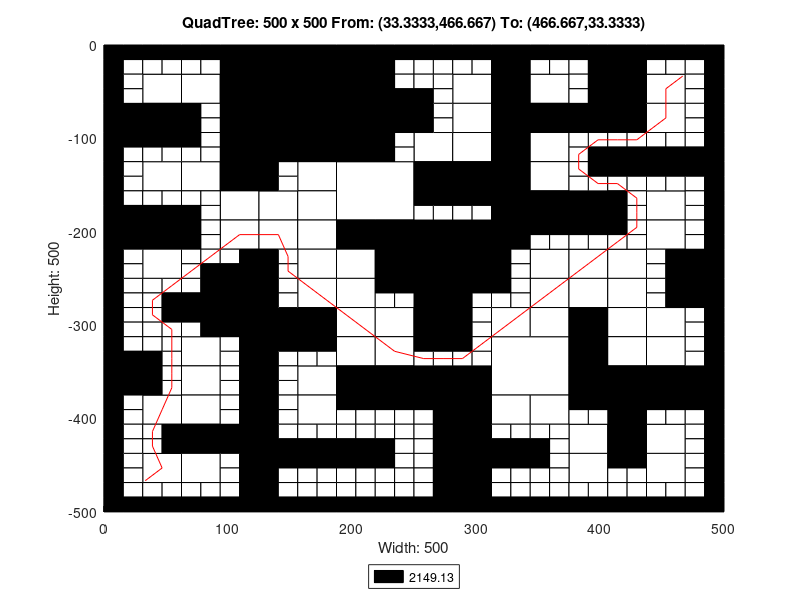

Recreate this plot in MATLAB.
axis([0 500 -500 0]);
title('QuadTree: 500 x 500 From: (33.3333,466.667) To: (466.667,33.3333)');
xlabel('Width: 500');
ylabel('Height: 500');
rectangle('Position',[125 -62.5 62.5 62.5], 'FaceColor',[0 0 0]);
rectangle('Position',[125 -125 62.5 62.5], 'FaceColor',[0 0 0]);
rectangle('Position',[187.5 -187.5 62.5 62.5], 'FaceColor',[1 1 1]);
rectangle('Position',[250 -250 62.5 62.5], 'FaceColor',[0 0 0]);
rectangle('Position',[312.5 -375 62.5 62.5], 'FaceColor',[1 1 1]);
rectangle('Position',[31.25 -62.5 31.25 31.25], 'FaceColor',[1 1 1]);
rectangle('Position',[93.75 -31.25 31.25 31.25], 'FaceColor',[0 0 0]);
rectangle('Position',[62.5 -62.5 31.25 31.25], 'FaceColor',[1 1 1]);
rectangle('Position',[93.75 -62.5 31.25 31.25], 'FaceColor',[0 0 0]);
rectangle('Position',[0 -93.75 31.25 31.25], 'FaceColor',[0 0 0]);
rectangle('Position',[31.25 -93.75 31.25 31.25], 'FaceColor',[0 0 0]);
rectangle('Position',[93.75 -93.75 31.25 31.25], 'FaceColor',[0 0 0]);
rectangle('Position',[93.75 -125 31.25 31.25], 'FaceColor',[0 0 0]);
rectangle('Position',[187.5 -31.25 31.25 31.25], 'FaceColor',[0 0 0]);
rectangle('Position',[187.5 -62.5 31.25 31.25], 'FaceColor',[0 0 0]);
rectangle('Position',[187.5 -93.75 31.25 31.25], 'FaceColor',[0 0 0]);
rectangle('Position',[218.75 -93.75 31.25 31.25], 'FaceColor',[0 0 0]);
rectangle('Position',[187.5 -125 31.25 31.25], 'FaceColor',[0 0 0]);
rectangle('Position',[31.25 -156.25 31.25 31.25], 'FaceColor',[1 1 1]);
rectangle('Position',[62.5 -156.25 31.25 31.25], 'FaceColor',[1 1 1]);
rectangle('Position',[93.75 -156.25 31.25 31.25], 'FaceColor',[0 0 0]);
rectangle('Position',[93.75 -187.5 31.25 31.25], 'FaceColor',[1 1 1]);
rectangle('Position',[0 -218.75 31.25 31.25], 'FaceColor',[0 0 0]);
rectangle('Position',[31.25 -218.75 31.25 31.25], 'FaceColor',[0 0 0]);
rectangle('Position',[31.25 -250 31.25 31.25], 'FaceColor',[1 1 1]);
rectangle('Position',[93.75 -218.75 31.25 31.25], 'FaceColor',[1 1 1]);
rectangle('Position',[156.25 -156.25 31.25 31.25], 'FaceColor',[1 1 1]);
rectangle('Position',[125 -187.5 31.25 31.25], 'FaceColor',[1 1 1]);
rectangle('Position',[156.25 -187.5 31.25 31.25], 'FaceColor',[1 1 1]);
rectangle('Position',[125 -218.75 31.25 31.25], 'FaceColor',[1 1 1]);
rectangle('Position',[156.25 -218.75 31.25 31.25], 'FaceColor',[1 1 1]);
rectangle('Position',[156.25 -250 31.25 31.25], 'FaceColor',[1 1 1]);
rectangle('Position',[187.5 -218.75 31.25 31.25], 'FaceColor',[0 0 0]);
rectangle('Position',[218.75 -218.75 31.25 31.25], 'FaceColor',[0 0 0]);
rectangle('Position',[187.5 -250 31.25 31.25], 'FaceColor',[1 1 1]);
rectangle('Position',[218.75 -250 31.25 31.25], 'FaceColor',[0 0 0]);
rectangle('Position',[281.25 -62.5 31.25 31.25], 'FaceColor',[1 1 1]);
rectangle('Position',[312.5 -31.25 31.25 31.25], 'FaceColor',[0 0 0]);
rectangle('Position',[312.5 -62.5 31.25 31.25], 'FaceColor',[0 0 0]);
rectangle('Position',[343.75 -62.5 31.25 31.25], 'FaceColor',[1 1 1]);
rectangle('Position',[281.25 -93.75 31.25 31.25], 'FaceColor',[1 1 1]);
rectangle('Position',[250 -125 31.25 31.25], 'FaceColor',[1 1 1]);
rectangle('Position',[281.25 -125 31.25 31.25], 'FaceColor',[1 1 1]);
rectangle('Position',[312.5 -93.75 31.25 31.25], 'FaceColor',[0 0 0]);
rectangle('Position',[343.75 -93.75 31.25 31.25], 'FaceColor',[0 0 0]);
rectangle('Position',[312.5 -125 31.25 31.25], 'FaceColor',[0 0 0]);
rectangle('Position',[343.75 -125 31.25 31.25], 'FaceColor',[1 1 1]);
rectangle('Position',[406.25 -31.25 31.25 31.25], 'FaceColor',[0 0 0]);
rectangle('Position',[406.25 -62.5 31.25 31.25], 'FaceColor',[0 0 0]);
rectangle('Position',[437.5 -62.5 31.25 31.25], 'FaceColor',[1 1 1]);
rectangle('Position',[375 -93.75 31.25 31.25], 'FaceColor',[0 0 0]);
rectangle('Position',[406.25 -93.75 31.25 31.25], 'FaceColor',[0 0 0]);
rectangle('Position',[437.5 -93.75 31.25 31.25], 'FaceColor',[1 1 1]);
rectangle('Position',[250 -156.25 31.25 31.25], 'FaceColor',[0 0 0]);
rectangle('Position',[281.25 -156.25 31.25 31.25], 'FaceColor',[0 0 0]);
rectangle('Position',[312.5 -156.25 31.25 31.25], 'FaceColor',[0 0 0]);
rectangle('Position',[343.75 -156.25 31.25 31.25], 'FaceColor',[1 1 1]);
rectangle('Position',[312.5 -187.5 31.25 31.25], 'FaceColor',[0 0 0]);
rectangle('Position',[343.75 -187.5 31.25 31.25], 'FaceColor',[0 0 0]);
rectangle('Position',[312.5 -218.75 31.25 31.25], 'FaceColor',[0 0 0]);
rectangle('Position',[343.75 -250 31.25 31.25], 'FaceColor',[1 1 1]);
rectangle('Position',[375 -187.5 31.25 31.25], 'FaceColor',[0 0 0]);
rectangle('Position',[437.5 -187.5 31.25 31.25], 'FaceColor',[1 1 1]);
rectangle('Position',[375 -250 31.25 31.25], 'FaceColor',[1 1 1]);
rectangle('Position',[406.25 -250 31.25 31.25], 'FaceColor',[1 1 1]);
rectangle('Position',[437.5 -218.75 31.25 31.25], 'FaceColor',[1 1 1]);
rectangle('Position',[468.75 -250 31.25 31.25], 'FaceColor',[0 0 0]);
rectangle('Position',[93.75 -281.25 31.25 31.25], 'FaceColor',[0 0 0]);
rectangle('Position',[93.75 -312.5 31.25 31.25], 'FaceColor',[0 0 0]);
rectangle('Position',[0 -375 31.25 31.25], 'FaceColor',[0 0 0]);
rectangle('Position',[62.5 -343.75 31.25 31.25], 'FaceColor',[1 1 1]);
rectangle('Position',[62.5 -375 31.25 31.25], 'FaceColor',[1 1 1]);
rectangle('Position',[156.25 -281.25 31.25 31.25], 'FaceColor',[1 1 1]);
rectangle('Position',[125 -312.5 31.25 31.25], 'FaceColor',[0 0 0]);
rectangle('Position',[156.25 -312.5 31.25 31.25], 'FaceColor',[0 0 0]);
rectangle('Position',[187.5 -281.25 31.25 31.25], 'FaceColor',[1 1 1]);
rectangle('Position',[187.5 -312.5 31.25 31.25], 'FaceColor',[1 1 1]);
rectangle('Position',[218.75 -312.5 31.25 31.25], 'FaceColor',[1 1 1]);
rectangle('Position',[156.25 -375 31.25 31.25], 'FaceColor',[1 1 1]);
rectangle('Position',[187.5 -343.75 31.25 31.25], 'FaceColor',[1 1 1]);
rectangle('Position',[218.75 -343.75 31.25 31.25], 'FaceColor',[1 1 1]);
rectangle('Position',[187.5 -375 31.25 31.25], 'FaceColor',[0 0 0]);
rectangle('Position',[218.75 -375 31.25 31.25], 'FaceColor',[0 0 0]);
rectangle('Position',[31.25 -406.25 31.25 31.25], 'FaceColor',[1 1 1]);
rectangle('Position',[62.5 -406.25 31.25 31.25], 'FaceColor',[1 1 1]);
rectangle('Position',[62.5 -437.5 31.25 31.25], 'FaceColor',[0 0 0]);
rectangle('Position',[93.75 -437.5 31.25 31.25], 'FaceColor',[0 0 0]);
rectangle('Position',[31.25 -468.75 31.25 31.25], 'FaceColor',[1 1 1]);
rectangle('Position',[62.5 -468.75 31.25 31.25], 'FaceColor',[1 1 1]);
rectangle('Position',[156.25 -406.25 31.25 31.25], 'FaceColor',[1 1 1]);
rectangle('Position',[250 -281.25 31.25 31.25], 'FaceColor',[0 0 0]);
rectangle('Position',[250 -312.5 31.25 31.25], 'FaceColor',[0 0 0]);
rectangle('Position',[343.75 -281.25 31.25 31.25], 'FaceColor',[1 1 1]);
rectangle('Position',[312.5 -312.5 31.25 31.25], 'FaceColor',[1 1 1]);
rectangle('Position',[343.75 -312.5 31.25 31.25], 'FaceColor',[1 1 1]);
rectangle('Position',[250 -375 31.25 31.25], 'FaceColor',[0 0 0]);
rectangle('Position',[281.25 -375 31.25 31.25], 'FaceColor',[0 0 0]);
rectangle('Position',[375 -281.25 31.25 31.25], 'FaceColor',[1 1 1]);
rectangle('Position',[406.25 -281.25 31.25 31.25], 'FaceColor',[1 1 1]);
rectangle('Position',[375 -312.5 31.25 31.25], 'FaceColor',[0 0 0]);
rectangle('Position',[406.25 -312.5 31.25 31.25], 'FaceColor',[1 1 1]);
rectangle('Position',[468.75 -281.25 31.25 31.25], 'FaceColor',[0 0 0]);
rectangle('Position',[437.5 -312.5 31.25 31.25], 'FaceColor',[1 1 1]);
rectangle('Position',[375 -343.75 31.25 31.25], 'FaceColor',[0 0 0]);
rectangle('Position',[406.25 -343.75 31.25 31.25], 'FaceColor',[1 1 1]);
rectangle('Position',[375 -375 31.25 31.25], 'FaceColor',[0 0 0]);
rectangle('Position',[406.25 -375 31.25 31.25], 'FaceColor',[0 0 0]);
rectangle('Position',[437.5 -343.75 31.25 31.25], 'FaceColor',[1 1 1]);
rectangle('Position',[437.5 -375 31.25 31.25], 'FaceColor',[0 0 0]);
rectangle('Position',[468.75 -375 31.25 31.25], 'FaceColor',[0 0 0]);
rectangle('Position',[281.25 -406.25 31.25 31.25], 'FaceColor',[0 0 0]);
rectangle('Position',[281.25 -437.5 31.25 31.25], 'FaceColor',[0 0 0]);
rectangle('Position',[312.5 -406.25 31.25 31.25], 'FaceColor',[1 1 1]);
rectangle('Position',[343.75 -406.25 31.25 31.25], 'FaceColor',[1 1 1]);
rectangle('Position',[281.25 -468.75 31.25 31.25], 'FaceColor',[0 0 0]);
rectangle('Position',[281.25 -500 31.25 31.25], 'FaceColor',[0 0 0]);
rectangle('Position',[406.25 -406.25 31.25 31.25], 'FaceColor',[0 0 0]);
rectangle('Position',[375 -437.5 31.25 31.25], 'FaceColor',[1 1 1]);
rectangle('Position',[406.25 -437.5 31.25 31.25], 'FaceColor',[0 0 0]);
rectangle('Position',[437.5 -437.5 31.25 31.25], 'FaceColor',[1 1 1]);
rectangle('Position',[375 -468.75 31.25 31.25], 'FaceColor',[1 1 1]);
rectangle('Position',[437.5 -468.75 31.25 31.25], 'FaceColor',[1 1 1]);
rectangle('Position',[0 -15.625 15.625 15.625], 'FaceColor',[0 0 0]);
rectangle('Position',[15.625 -15.625 15.625 15.625], 'FaceColor',[0 0 0]);
rectangle('Position',[0 -31.25 15.625 15.625], 'FaceColor',[0 0 0]);
rectangle('Position',[15.625 -31.25 15.625 15.625], 'FaceColor',[1 1 1]);
rectangle('Position',[31.25 -15.625 15.625 15.625], 'FaceColor',[0 0 0]);
rectangle('Position',[46.875 -15.625 15.625 15.625], 'FaceColor',[0 0 0]);
rectangle('Position',[31.25 -31.25 15.625 15.625], 'FaceColor',[1 1 1]);
rectangle('Position',[46.875 -31.25 15.625 15.625], 'FaceColor',[1 1 1]);
rectangle('Position',[0 -46.875 15.625 15.625], 'FaceColor',[0 0 0]);
rectangle('Position',[15.625 -46.875 15.625 15.625], 'FaceColor',[1 1 1]);
rectangle('Position',[0 -62.5 15.625 15.625], 'FaceColor',[0 0 0]);
rectangle('Position',[15.625 -62.5 15.625 15.625], 'FaceColor',[1 1 1]);
rectangle('Position',[62.5 -15.625 15.625 15.625], 'FaceColor',[0 0 0]);
rectangle('Position',[78.125 -15.625 15.625 15.625], 'FaceColor',[0 0 0]);
rectangle('Position',[62.5 -31.25 15.625 15.625], 'FaceColor',[1 1 1]);
rectangle('Position',[78.125 -31.25 15.625 15.625], 'FaceColor',[1 1 1]);
rectangle('Position',[0 -109.375 15.625 15.625], 'FaceColor',[0 0 0]);
rectangle('Position',[15.625 -109.375 15.625 15.625], 'FaceColor',[0 0 0]);
rectangle('Position',[0 -125 15.625 15.625], 'FaceColor',[0 0 0]);
rectangle('Position',[15.625 -125 15.625 15.625], 'FaceColor',[1 1 1]);
rectangle('Position',[31.25 -109.375 15.625 15.625], 'FaceColor',[0 0 0]);
rectangle('Position',[46.875 -109.375 15.625 15.625], 'FaceColor',[0 0 0]);
rectangle('Position',[31.25 -125 15.625 15.625], 'FaceColor',[1 1 1]);
rectangle('Position',[46.875 -125 15.625 15.625], 'FaceColor',[1 1 1]);
rectangle('Position',[62.5 -78.125 15.625 15.625], 'FaceColor',[0 0 0]);
rectangle('Position',[78.125 -78.125 15.625 15.625], 'FaceColor',[1 1 1]);
rectangle('Position',[62.5 -93.75 15.625 15.625], 'FaceColor',[0 0 0]);
rectangle('Position',[78.125 -93.75 15.625 15.625], 'FaceColor',[1 1 1]);
rectangle('Position',[62.5 -109.375 15.625 15.625], 'FaceColor',[0 0 0]);
rectangle('Position',[78.125 -109.375 15.625 15.625], 'FaceColor',[1 1 1]);
rectangle('Position',[62.5 -125 15.625 15.625], 'FaceColor',[1 1 1]);
rectangle('Position',[78.125 -125 15.625 15.625], 'FaceColor',[1 1 1]);
rectangle('Position',[218.75 -15.625 15.625 15.625], 'FaceColor',[0 0 0]);
rectangle('Position',[234.375 -15.625 15.625 15.625], 'FaceColor',[0 0 0]);
rectangle('Position',[218.75 -31.25 15.625 15.625], 'FaceColor',[0 0 0]);
rectangle('Position',[234.375 -31.25 15.625 15.625], 'FaceColor',[1 1 1]);
rectangle('Position',[218.75 -46.875 15.625 15.625], 'FaceColor',[0 0 0]);
rectangle('Position',[234.375 -46.875 15.625 15.625], 'FaceColor',[1 1 1]);
rectangle('Position',[218.75 -62.5 15.625 15.625], 'FaceColor',[0 0 0]);
rectangle('Position',[234.375 -62.5 15.625 15.625], 'FaceColor',[0 0 0]);
rectangle('Position',[218.75 -109.375 15.625 15.625], 'FaceColor',[0 0 0]);
rectangle('Position',[234.375 -109.375 15.625 15.625], 'FaceColor',[1 1 1]);
rectangle('Position',[218.75 -125 15.625 15.625], 'FaceColor',[0 0 0]);
rectangle('Position',[234.375 -125 15.625 15.625], 'FaceColor',[1 1 1]);
rectangle('Position',[0 -140.625 15.625 15.625], 'FaceColor',[0 0 0]);
rectangle('Position',[15.625 -140.625 15.625 15.625], 'FaceColor',[1 1 1]);
rectangle('Position',[0 -156.25 15.625 15.625], 'FaceColor',[0 0 0]);
rectangle('Position',[15.625 -156.25 15.625 15.625], 'FaceColor',[1 1 1]);
rectangle('Position',[0 -171.875 15.625 15.625], 'FaceColor',[0 0 0]);
rectangle('Position',[15.625 -171.875 15.625 15.625], 'FaceColor',[1 1 1]);
rectangle('Position',[0 -187.5 15.625 15.625], 'FaceColor',[0 0 0]);
rectangle('Position',[15.625 -187.5 15.625 15.625], 'FaceColor',[0 0 0]);
rectangle('Position',[31.25 -171.875 15.625 15.625], 'FaceColor',[1 1 1]);
rectangle('Position',[46.875 -171.875 15.625 15.625], 'FaceColor',[1 1 1]);
rectangle('Position',[31.25 -187.5 15.625 15.625], 'FaceColor',[0 0 0]);
rectangle('Position',[46.875 -187.5 15.625 15.625], 'FaceColor',[0 0 0]);
rectangle('Position',[62.5 -171.875 15.625 15.625], 'FaceColor',[1 1 1]);
rectangle('Position',[78.125 -171.875 15.625 15.625], 'FaceColor',[1 1 1]);
rectangle('Position',[62.5 -187.5 15.625 15.625], 'FaceColor',[0 0 0]);
rectangle('Position',[78.125 -187.5 15.625 15.625], 'FaceColor',[1 1 1]);
rectangle('Position',[0 -234.375 15.625 15.625], 'FaceColor',[0 0 0]);
rectangle('Position',[15.625 -234.375 15.625 15.625], 'FaceColor',[1 1 1]);
rectangle('Position',[0 -250 15.625 15.625], 'FaceColor',[0 0 0]);
rectangle('Position',[15.625 -250 15.625 15.625], 'FaceColor',[1 1 1]);
rectangle('Position',[62.5 -203.125 15.625 15.625], 'FaceColor',[0 0 0]);
rectangle('Position',[78.125 -203.125 15.625 15.625], 'FaceColor',[1 1 1]);
rectangle('Position',[62.5 -218.75 15.625 15.625], 'FaceColor',[0 0 0]);
rectangle('Position',[78.125 -218.75 15.625 15.625], 'FaceColor',[1 1 1]);
rectangle('Position',[62.5 -234.375 15.625 15.625], 'FaceColor',[1 1 1]);
rectangle('Position',[78.125 -234.375 15.625 15.625], 'FaceColor',[1 1 1]);
rectangle('Position',[62.5 -250 15.625 15.625], 'FaceColor',[1 1 1]);
rectangle('Position',[78.125 -250 15.625 15.625], 'FaceColor',[0 0 0]);
rectangle('Position',[93.75 -234.375 15.625 15.625], 'FaceColor',[1 1 1]);
rectangle('Position',[109.375 -234.375 15.625 15.625], 'FaceColor',[0 0 0]);
rectangle('Position',[93.75 -250 15.625 15.625], 'FaceColor',[0 0 0]);
rectangle('Position',[109.375 -250 15.625 15.625], 'FaceColor',[0 0 0]);
rectangle('Position',[125 -140.625 15.625 15.625], 'FaceColor',[0 0 0]);
rectangle('Position',[140.625 -140.625 15.625 15.625], 'FaceColor',[1 1 1]);
rectangle('Position',[125 -156.25 15.625 15.625], 'FaceColor',[0 0 0]);
rectangle('Position',[140.625 -156.25 15.625 15.625], 'FaceColor',[1 1 1]);
rectangle('Position',[125 -234.375 15.625 15.625], 'FaceColor',[0 0 0]);
rectangle('Position',[140.625 -234.375 15.625 15.625], 'FaceColor',[1 1 1]);
rectangle('Position',[125 -250 15.625 15.625], 'FaceColor',[0 0 0]);
rectangle('Position',[140.625 -250 15.625 15.625], 'FaceColor',[1 1 1]);
rectangle('Position',[250 -15.625 15.625 15.625], 'FaceColor',[0 0 0]);
rectangle('Position',[265.625 -15.625 15.625 15.625], 'FaceColor',[0 0 0]);
rectangle('Position',[250 -31.25 15.625 15.625], 'FaceColor',[1 1 1]);
rectangle('Position',[265.625 -31.25 15.625 15.625], 'FaceColor',[1 1 1]);
rectangle('Position',[281.25 -15.625 15.625 15.625], 'FaceColor',[0 0 0]);
rectangle('Position',[296.875 -15.625 15.625 15.625], 'FaceColor',[0 0 0]);
rectangle('Position',[281.25 -31.25 15.625 15.625], 'FaceColor',[1 1 1]);
rectangle('Position',[296.875 -31.25 15.625 15.625], 'FaceColor',[1 1 1]);
rectangle('Position',[250 -46.875 15.625 15.625], 'FaceColor',[1 1 1]);
rectangle('Position',[265.625 -46.875 15.625 15.625], 'FaceColor',[1 1 1]);
rectangle('Position',[250 -62.5 15.625 15.625], 'FaceColor',[0 0 0]);
rectangle('Position',[265.625 -62.5 15.625 15.625], 'FaceColor',[1 1 1]);
rectangle('Position',[343.75 -15.625 15.625 15.625], 'FaceColor',[0 0 0]);
rectangle('Position',[359.375 -15.625 15.625 15.625], 'FaceColor',[0 0 0]);
rectangle('Position',[343.75 -31.25 15.625 15.625], 'FaceColor',[1 1 1]);
rectangle('Position',[359.375 -31.25 15.625 15.625], 'FaceColor',[1 1 1]);
rectangle('Position',[250 -78.125 15.625 15.625], 'FaceColor',[0 0 0]);
rectangle('Position',[265.625 -78.125 15.625 15.625], 'FaceColor',[1 1 1]);
rectangle('Position',[250 -93.75 15.625 15.625], 'FaceColor',[0 0 0]);
rectangle('Position',[265.625 -93.75 15.625 15.625], 'FaceColor',[1 1 1]);
rectangle('Position',[375 -15.625 15.625 15.625], 'FaceColor',[0 0 0]);
rectangle('Position',[390.625 -15.625 15.625 15.625], 'FaceColor',[0 0 0]);
rectangle('Position',[375 -31.25 15.625 15.625], 'FaceColor',[1 1 1]);
rectangle('Position',[390.625 -31.25 15.625 15.625], 'FaceColor',[0 0 0]);
rectangle('Position',[375 -46.875 15.625 15.625], 'FaceColor',[1 1 1]);
rectangle('Position',[390.625 -46.875 15.625 15.625], 'FaceColor',[0 0 0]);
rectangle('Position',[375 -62.5 15.625 15.625], 'FaceColor',[1 1 1]);
rectangle('Position',[390.625 -62.5 15.625 15.625], 'FaceColor',[0 0 0]);
rectangle('Position',[437.5 -15.625 15.625 15.625], 'FaceColor',[0 0 0]);
rectangle('Position',[453.125 -15.625 15.625 15.625], 'FaceColor',[0 0 0]);
rectangle('Position',[437.5 -31.25 15.625 15.625], 'FaceColor',[1 1 1]);
rectangle('Position',[453.125 -31.25 15.625 15.625], 'FaceColor',[1 1 1]);
rectangle('Position',[468.75 -15.625 15.625 15.625], 'FaceColor',[0 0 0]);
rectangle('Position',[484.375 -15.625 15.625 15.625], 'FaceColor',[0 0 0]);
rectangle('Position',[468.75 -31.25 15.625 15.625], 'FaceColor',[1 1 1]);
rectangle('Position',[484.375 -31.25 15.625 15.625], 'FaceColor',[0 0 0]);
rectangle('Position',[468.75 -46.875 15.625 15.625], 'FaceColor',[1 1 1]);
rectangle('Position',[484.375 -46.875 15.625 15.625], 'FaceColor',[0 0 0]);
rectangle('Position',[468.75 -62.5 15.625 15.625], 'FaceColor',[1 1 1]);
rectangle('Position',[484.375 -62.5 15.625 15.625], 'FaceColor',[0 0 0]);
rectangle('Position',[375 -109.375 15.625 15.625], 'FaceColor',[1 1 1]);
rectangle('Position',[390.625 -109.375 15.625 15.625], 'FaceColor',[1 1 1]);
rectangle('Position',[375 -125 15.625 15.625], 'FaceColor',[1 1 1]);
rectangle('Position',[390.625 -125 15.625 15.625], 'FaceColor',[0 0 0]);
rectangle('Position',[406.25 -109.375 15.625 15.625], 'FaceColor',[1 1 1]);
rectangle('Position',[421.875 -109.375 15.625 15.625], 'FaceColor',[1 1 1]);
rectangle('Position',[406.25 -125 15.625 15.625], 'FaceColor',[0 0 0]);
rectangle('Position',[421.875 -125 15.625 15.625], 'FaceColor',[0 0 0]);
rectangle('Position',[468.75 -78.125 15.625 15.625], 'FaceColor',[1 1 1]);
rectangle('Position',[484.375 -78.125 15.625 15.625], 'FaceColor',[0 0 0]);
rectangle('Position',[468.75 -93.75 15.625 15.625], 'FaceColor',[1 1 1]);
rectangle('Position',[484.375 -93.75 15.625 15.625], 'FaceColor',[0 0 0]);
rectangle('Position',[437.5 -109.375 15.625 15.625], 'FaceColor',[1 1 1]);
rectangle('Position',[453.125 -109.375 15.625 15.625], 'FaceColor',[1 1 1]);
rectangle('Position',[437.5 -125 15.625 15.625], 'FaceColor',[0 0 0]);
rectangle('Position',[453.125 -125 15.625 15.625], 'FaceColor',[0 0 0]);
rectangle('Position',[468.75 -109.375 15.625 15.625], 'FaceColor',[1 1 1]);
rectangle('Position',[484.375 -109.375 15.625 15.625], 'FaceColor',[0 0 0]);
rectangle('Position',[468.75 -125 15.625 15.625], 'FaceColor',[0 0 0]);
rectangle('Position',[484.375 -125 15.625 15.625], 'FaceColor',[0 0 0]);
rectangle('Position',[250 -171.875 15.625 15.625], 'FaceColor',[0 0 0]);
rectangle('Position',[265.625 -171.875 15.625 15.625], 'FaceColor',[0 0 0]);
rectangle('Position',[250 -187.5 15.625 15.625], 'FaceColor',[1 1 1]);
rectangle('Position',[265.625 -187.5 15.625 15.625], 'FaceColor',[1 1 1]);
rectangle('Position',[281.25 -171.875 15.625 15.625], 'FaceColor',[0 0 0]);
rectangle('Position',[296.875 -171.875 15.625 15.625], 'FaceColor',[0 0 0]);
rectangle('Position',[281.25 -187.5 15.625 15.625], 'FaceColor',[1 1 1]);
rectangle('Position',[296.875 -187.5 15.625 15.625], 'FaceColor',[1 1 1]);
rectangle('Position',[343.75 -203.125 15.625 15.625], 'FaceColor',[0 0 0]);
rectangle('Position',[359.375 -203.125 15.625 15.625], 'FaceColor',[0 0 0]);
rectangle('Position',[343.75 -218.75 15.625 15.625], 'FaceColor',[1 1 1]);
rectangle('Position',[359.375 -218.75 15.625 15.625], 'FaceColor',[1 1 1]);
rectangle('Position',[312.5 -234.375 15.625 15.625], 'FaceColor',[0 0 0]);
rectangle('Position',[328.125 -234.375 15.625 15.625], 'FaceColor',[1 1 1]);
rectangle('Position',[312.5 -250 15.625 15.625], 'FaceColor',[0 0 0]);
rectangle('Position',[328.125 -250 15.625 15.625], 'FaceColor',[1 1 1]);
rectangle('Position',[375 -140.625 15.625 15.625], 'FaceColor',[1 1 1]);
rectangle('Position',[390.625 -140.625 15.625 15.625], 'FaceColor',[0 0 0]);
rectangle('Position',[375 -156.25 15.625 15.625], 'FaceColor',[1 1 1]);
rectangle('Position',[390.625 -156.25 15.625 15.625], 'FaceColor',[1 1 1]);
rectangle('Position',[406.25 -140.625 15.625 15.625], 'FaceColor',[0 0 0]);
rectangle('Position',[421.875 -140.625 15.625 15.625], 'FaceColor',[0 0 0]);
rectangle('Position',[406.25 -156.25 15.625 15.625], 'FaceColor',[1 1 1]);
rectangle('Position',[421.875 -156.25 15.625 15.625], 'FaceColor',[1 1 1]);
rectangle('Position',[406.25 -171.875 15.625 15.625], 'FaceColor',[0 0 0]);
rectangle('Position',[421.875 -171.875 15.625 15.625], 'FaceColor',[1 1 1]);
rectangle('Position',[406.25 -187.5 15.625 15.625], 'FaceColor',[0 0 0]);
rectangle('Position',[421.875 -187.5 15.625 15.625], 'FaceColor',[1 1 1]);
rectangle('Position',[437.5 -140.625 15.625 15.625], 'FaceColor',[0 0 0]);
rectangle('Position',[453.125 -140.625 15.625 15.625], 'FaceColor',[0 0 0]);
rectangle('Position',[437.5 -156.25 15.625 15.625], 'FaceColor',[1 1 1]);
rectangle('Position',[453.125 -156.25 15.625 15.625], 'FaceColor',[1 1 1]);
rectangle('Position',[468.75 -140.625 15.625 15.625], 'FaceColor',[0 0 0]);
rectangle('Position',[484.375 -140.625 15.625 15.625], 'FaceColor',[0 0 0]);
rectangle('Position',[468.75 -156.25 15.625 15.625], 'FaceColor',[1 1 1]);
rectangle('Position',[484.375 -156.25 15.625 15.625], 'FaceColor',[0 0 0]);
rectangle('Position',[468.75 -171.875 15.625 15.625], 'FaceColor',[1 1 1]);
rectangle('Position',[484.375 -171.875 15.625 15.625], 'FaceColor',[0 0 0]);
rectangle('Position',[468.75 -187.5 15.625 15.625], 'FaceColor',[1 1 1]);
rectangle('Position',[484.375 -187.5 15.625 15.625], 'FaceColor',[0 0 0]);
rectangle('Position',[375 -203.125 15.625 15.625], 'FaceColor',[0 0 0]);
rectangle('Position',[390.625 -203.125 15.625 15.625], 'FaceColor',[0 0 0]);
rectangle('Position',[375 -218.75 15.625 15.625], 'FaceColor',[1 1 1]);
rectangle('Position',[390.625 -218.75 15.625 15.625], 'FaceColor',[1 1 1]);
rectangle('Position',[406.25 -203.125 15.625 15.625], 'FaceColor',[0 0 0]);
rectangle('Position',[421.875 -203.125 15.625 15.625], 'FaceColor',[1 1 1]);
rectangle('Position',[406.25 -218.75 15.625 15.625], 'FaceColor',[1 1 1]);
rectangle('Position',[421.875 -218.75 15.625 15.625], 'FaceColor',[1 1 1]);
rectangle('Position',[468.75 -203.125 15.625 15.625], 'FaceColor',[1 1 1]);
rectangle('Position',[484.375 -203.125 15.625 15.625], 'FaceColor',[0 0 0]);
rectangle('Position',[468.75 -218.75 15.625 15.625], 'FaceColor',[1 1 1]);
rectangle('Position',[484.375 -218.75 15.625 15.625], 'FaceColor',[0 0 0]);
rectangle('Position',[437.5 -234.375 15.625 15.625], 'FaceColor',[1 1 1]);
rectangle('Position',[453.125 -234.375 15.625 15.625], 'FaceColor',[0 0 0]);
rectangle('Position',[437.5 -250 15.625 15.625], 'FaceColor',[1 1 1]);
rectangle('Position',[453.125 -250 15.625 15.625], 'FaceColor',[0 0 0]);
rectangle('Position',[0 -265.625 15.625 15.625], 'FaceColor',[0 0 0]);
rectangle('Position',[15.625 -265.625 15.625 15.625], 'FaceColor',[1 1 1]);
rectangle('Position',[0 -281.25 15.625 15.625], 'FaceColor',[0 0 0]);
rectangle('Position',[15.625 -281.25 15.625 15.625], 'FaceColor',[1 1 1]);
rectangle('Position',[31.25 -265.625 15.625 15.625], 'FaceColor',[1 1 1]);
rectangle('Position',[46.875 -265.625 15.625 15.625], 'FaceColor',[1 1 1]);
rectangle('Position',[31.25 -281.25 15.625 15.625], 'FaceColor',[1 1 1]);
rectangle('Position',[46.875 -281.25 15.625 15.625], 'FaceColor',[0 0 0]);
rectangle('Position',[0 -296.875 15.625 15.625], 'FaceColor',[0 0 0]);
rectangle('Position',[15.625 -296.875 15.625 15.625], 'FaceColor',[1 1 1]);
rectangle('Position',[0 -312.5 15.625 15.625], 'FaceColor',[0 0 0]);
rectangle('Position',[15.625 -312.5 15.625 15.625], 'FaceColor',[1 1 1]);
rectangle('Position',[31.25 -296.875 15.625 15.625], 'FaceColor',[1 1 1]);
rectangle('Position',[46.875 -296.875 15.625 15.625], 'FaceColor',[0 0 0]);
rectangle('Position',[31.25 -312.5 15.625 15.625], 'FaceColor',[1 1 1]);
rectangle('Position',[46.875 -312.5 15.625 15.625], 'FaceColor',[1 1 1]);
rectangle('Position',[62.5 -265.625 15.625 15.625], 'FaceColor',[1 1 1]);
rectangle('Position',[78.125 -265.625 15.625 15.625], 'FaceColor',[0 0 0]);
rectangle('Position',[62.5 -281.25 15.625 15.625], 'FaceColor',[0 0 0]);
rectangle('Position',[78.125 -281.25 15.625 15.625], 'FaceColor',[0 0 0]);
rectangle('Position',[62.5 -296.875 15.625 15.625], 'FaceColor',[0 0 0]);
rectangle('Position',[78.125 -296.875 15.625 15.625], 'FaceColor',[0 0 0]);
rectangle('Position',[62.5 -312.5 15.625 15.625], 'FaceColor',[1 1 1]);
rectangle('Position',[78.125 -312.5 15.625 15.625], 'FaceColor',[0 0 0]);
rectangle('Position',[0 -328.125 15.625 15.625], 'FaceColor',[0 0 0]);
rectangle('Position',[15.625 -328.125 15.625 15.625], 'FaceColor',[1 1 1]);
rectangle('Position',[0 -343.75 15.625 15.625], 'FaceColor',[0 0 0]);
rectangle('Position',[15.625 -343.75 15.625 15.625], 'FaceColor',[0 0 0]);
rectangle('Position',[31.25 -328.125 15.625 15.625], 'FaceColor',[1 1 1]);
rectangle('Position',[46.875 -328.125 15.625 15.625], 'FaceColor',[1 1 1]);
rectangle('Position',[31.25 -343.75 15.625 15.625], 'FaceColor',[0 0 0]);
rectangle('Position',[46.875 -343.75 15.625 15.625], 'FaceColor',[1 1 1]);
rectangle('Position',[31.25 -359.375 15.625 15.625], 'FaceColor',[0 0 0]);
rectangle('Position',[46.875 -359.375 15.625 15.625], 'FaceColor',[1 1 1]);
rectangle('Position',[31.25 -375 15.625 15.625], 'FaceColor',[0 0 0]);
rectangle('Position',[46.875 -375 15.625 15.625], 'FaceColor',[1 1 1]);
rectangle('Position',[93.75 -328.125 15.625 15.625], 'FaceColor',[1 1 1]);
rectangle('Position',[109.375 -328.125 15.625 15.625], 'FaceColor',[0 0 0]);
rectangle('Position',[93.75 -343.75 15.625 15.625], 'FaceColor',[1 1 1]);
rectangle('Position',[109.375 -343.75 15.625 15.625], 'FaceColor',[0 0 0]);
rectangle('Position',[93.75 -359.375 15.625 15.625], 'FaceColor',[1 1 1]);
rectangle('Position',[109.375 -359.375 15.625 15.625], 'FaceColor',[0 0 0]);
rectangle('Position',[93.75 -375 15.625 15.625], 'FaceColor',[1 1 1]);
rectangle('Position',[109.375 -375 15.625 15.625], 'FaceColor',[0 0 0]);
rectangle('Position',[125 -265.625 15.625 15.625], 'FaceColor',[0 0 0]);
rectangle('Position',[140.625 -265.625 15.625 15.625], 'FaceColor',[1 1 1]);
rectangle('Position',[125 -281.25 15.625 15.625], 'FaceColor',[0 0 0]);
rectangle('Position',[140.625 -281.25 15.625 15.625], 'FaceColor',[1 1 1]);
rectangle('Position',[218.75 -265.625 15.625 15.625], 'FaceColor',[0 0 0]);
rectangle('Position',[234.375 -265.625 15.625 15.625], 'FaceColor',[0 0 0]);
rectangle('Position',[218.75 -281.25 15.625 15.625], 'FaceColor',[1 1 1]);
rectangle('Position',[234.375 -281.25 15.625 15.625], 'FaceColor',[1 1 1]);
rectangle('Position',[125 -328.125 15.625 15.625], 'FaceColor',[0 0 0]);
rectangle('Position',[140.625 -328.125 15.625 15.625], 'FaceColor',[0 0 0]);
rectangle('Position',[125 -343.75 15.625 15.625], 'FaceColor',[0 0 0]);
rectangle('Position',[140.625 -343.75 15.625 15.625], 'FaceColor',[1 1 1]);
rectangle('Position',[156.25 -328.125 15.625 15.625], 'FaceColor',[0 0 0]);
rectangle('Position',[171.875 -328.125 15.625 15.625], 'FaceColor',[0 0 0]);
rectangle('Position',[156.25 -343.75 15.625 15.625], 'FaceColor',[1 1 1]);
rectangle('Position',[171.875 -343.75 15.625 15.625], 'FaceColor',[1 1 1]);
rectangle('Position',[125 -359.375 15.625 15.625], 'FaceColor',[0 0 0]);
rectangle('Position',[140.625 -359.375 15.625 15.625], 'FaceColor',[1 1 1]);
rectangle('Position',[125 -375 15.625 15.625], 'FaceColor',[0 0 0]);
rectangle('Position',[140.625 -375 15.625 15.625], 'FaceColor',[1 1 1]);
rectangle('Position',[0 -390.625 15.625 15.625], 'FaceColor',[0 0 0]);
rectangle('Position',[15.625 -390.625 15.625 15.625], 'FaceColor',[1 1 1]);
rectangle('Position',[0 -406.25 15.625 15.625], 'FaceColor',[0 0 0]);
rectangle('Position',[15.625 -406.25 15.625 15.625], 'FaceColor',[1 1 1]);
rectangle('Position',[0 -421.875 15.625 15.625], 'FaceColor',[0 0 0]);
rectangle('Position',[15.625 -421.875 15.625 15.625], 'FaceColor',[1 1 1]);
rectangle('Position',[0 -437.5 15.625 15.625], 'FaceColor',[0 0 0]);
rectangle('Position',[15.625 -437.5 15.625 15.625], 'FaceColor',[1 1 1]);
rectangle('Position',[31.25 -421.875 15.625 15.625], 'FaceColor',[1 1 1]);
rectangle('Position',[46.875 -421.875 15.625 15.625], 'FaceColor',[0 0 0]);
rectangle('Position',[31.25 -437.5 15.625 15.625], 'FaceColor',[1 1 1]);
rectangle('Position',[46.875 -437.5 15.625 15.625], 'FaceColor',[0 0 0]);
rectangle('Position',[93.75 -390.625 15.625 15.625], 'FaceColor',[1 1 1]);
rectangle('Position',[109.375 -390.625 15.625 15.625], 'FaceColor',[0 0 0]);
rectangle('Position',[93.75 -406.25 15.625 15.625], 'FaceColor',[1 1 1]);
rectangle('Position',[109.375 -406.25 15.625 15.625], 'FaceColor',[0 0 0]);
rectangle('Position',[0 -453.125 15.625 15.625], 'FaceColor',[0 0 0]);
rectangle('Position',[15.625 -453.125 15.625 15.625], 'FaceColor',[1 1 1]);
rectangle('Position',[0 -468.75 15.625 15.625], 'FaceColor',[0 0 0]);
rectangle('Position',[15.625 -468.75 15.625 15.625], 'FaceColor',[1 1 1]);
rectangle('Position',[0 -484.375 15.625 15.625], 'FaceColor',[0 0 0]);
rectangle('Position',[15.625 -484.375 15.625 15.625], 'FaceColor',[1 1 1]);
rectangle('Position',[0 -500 15.625 15.625], 'FaceColor',[0 0 0]);
rectangle('Position',[15.625 -500 15.625 15.625], 'FaceColor',[0 0 0]);
rectangle('Position',[31.25 -484.375 15.625 15.625], 'FaceColor',[1 1 1]);
rectangle('Position',[46.875 -484.375 15.625 15.625], 'FaceColor',[1 1 1]);
rectangle('Position',[31.25 -500 15.625 15.625], 'FaceColor',[0 0 0]);
rectangle('Position',[46.875 -500 15.625 15.625], 'FaceColor',[0 0 0]);
rectangle('Position',[93.75 -453.125 15.625 15.625], 'FaceColor',[1 1 1]);
rectangle('Position',[109.375 -453.125 15.625 15.625], 'FaceColor',[0 0 0]);
rectangle('Position',[93.75 -468.75 15.625 15.625], 'FaceColor',[1 1 1]);
rectangle('Position',[109.375 -468.75 15.625 15.625], 'FaceColor',[0 0 0]);
rectangle('Position',[62.5 -484.375 15.625 15.625], 'FaceColor',[1 1 1]);
rectangle('Position',[78.125 -484.375 15.625 15.625], 'FaceColor',[1 1 1]);
rectangle('Position',[62.5 -500 15.625 15.625], 'FaceColor',[0 0 0]);
rectangle('Position',[78.125 -500 15.625 15.625], 'FaceColor',[0 0 0]);
rectangle('Position',[93.75 -484.375 15.625 15.625], 'FaceColor',[1 1 1]);
rectangle('Position',[109.375 -484.375 15.625 15.625], 'FaceColor',[0 0 0]);
rectangle('Position',[93.75 -500 15.625 15.625], 'FaceColor',[0 0 0]);
rectangle('Position',[109.375 -500 15.625 15.625], 'FaceColor',[0 0 0]);
rectangle('Position',[125 -390.625 15.625 15.625], 'FaceColor',[0 0 0]);
rectangle('Position',[140.625 -390.625 15.625 15.625], 'FaceColor',[1 1 1]);
rectangle('Position',[125 -406.25 15.625 15.625], 'FaceColor',[0 0 0]);
rectangle('Position',[140.625 -406.25 15.625 15.625], 'FaceColor',[1 1 1]);
rectangle('Position',[125 -421.875 15.625 15.625], 'FaceColor',[0 0 0]);
rectangle('Position',[140.625 -421.875 15.625 15.625], 'FaceColor',[1 1 1]);
rectangle('Position',[125 -437.5 15.625 15.625], 'FaceColor',[0 0 0]);
rectangle('Position',[140.625 -437.5 15.625 15.625], 'FaceColor',[0 0 0]);
rectangle('Position',[156.25 -421.875 15.625 15.625], 'FaceColor',[1 1 1]);
rectangle('Position',[171.875 -421.875 15.625 15.625], 'FaceColor',[1 1 1]);
rectangle('Position',[156.25 -437.5 15.625 15.625], 'FaceColor',[0 0 0]);
rectangle('Position',[171.875 -437.5 15.625 15.625], 'FaceColor',[0 0 0]);
rectangle('Position',[187.5 -390.625 15.625 15.625], 'FaceColor',[0 0 0]);
rectangle('Position',[203.125 -390.625 15.625 15.625], 'FaceColor',[0 0 0]);
rectangle('Position',[187.5 -406.25 15.625 15.625], 'FaceColor',[1 1 1]);
rectangle('Position',[203.125 -406.25 15.625 15.625], 'FaceColor',[1 1 1]);
rectangle('Position',[218.75 -390.625 15.625 15.625], 'FaceColor',[0 0 0]);
rectangle('Position',[234.375 -390.625 15.625 15.625], 'FaceColor',[0 0 0]);
rectangle('Position',[218.75 -406.25 15.625 15.625], 'FaceColor',[1 1 1]);
rectangle('Position',[234.375 -406.25 15.625 15.625], 'FaceColor',[1 1 1]);
rectangle('Position',[187.5 -421.875 15.625 15.625], 'FaceColor',[1 1 1]);
rectangle('Position',[203.125 -421.875 15.625 15.625], 'FaceColor',[1 1 1]);
rectangle('Position',[187.5 -437.5 15.625 15.625], 'FaceColor',[0 0 0]);
rectangle('Position',[203.125 -437.5 15.625 15.625], 'FaceColor',[0 0 0]);
rectangle('Position',[218.75 -421.875 15.625 15.625], 'FaceColor',[1 1 1]);
rectangle('Position',[234.375 -421.875 15.625 15.625], 'FaceColor',[1 1 1]);
rectangle('Position',[218.75 -437.5 15.625 15.625], 'FaceColor',[0 0 0]);
rectangle('Position',[234.375 -437.5 15.625 15.625], 'FaceColor',[1 1 1]);
rectangle('Position',[125 -453.125 15.625 15.625], 'FaceColor',[0 0 0]);
rectangle('Position',[140.625 -453.125 15.625 15.625], 'FaceColor',[0 0 0]);
rectangle('Position',[125 -468.75 15.625 15.625], 'FaceColor',[0 0 0]);
rectangle('Position',[140.625 -468.75 15.625 15.625], 'FaceColor',[1 1 1]);
rectangle('Position',[156.25 -453.125 15.625 15.625], 'FaceColor',[0 0 0]);
rectangle('Position',[171.875 -453.125 15.625 15.625], 'FaceColor',[0 0 0]);
rectangle('Position',[156.25 -468.75 15.625 15.625], 'FaceColor',[1 1 1]);
rectangle('Position',[171.875 -468.75 15.625 15.625], 'FaceColor',[1 1 1]);
rectangle('Position',[125 -484.375 15.625 15.625], 'FaceColor',[0 0 0]);
rectangle('Position',[140.625 -484.375 15.625 15.625], 'FaceColor',[1 1 1]);
rectangle('Position',[125 -500 15.625 15.625], 'FaceColor',[0 0 0]);
rectangle('Position',[140.625 -500 15.625 15.625], 'FaceColor',[0 0 0]);
rectangle('Position',[156.25 -484.375 15.625 15.625], 'FaceColor',[1 1 1]);
rectangle('Position',[171.875 -484.375 15.625 15.625], 'FaceColor',[1 1 1]);
rectangle('Position',[156.25 -500 15.625 15.625], 'FaceColor',[0 0 0]);
rectangle('Position',[171.875 -500 15.625 15.625], 'FaceColor',[0 0 0]);
rectangle('Position',[187.5 -453.125 15.625 15.625], 'FaceColor',[0 0 0]);
rectangle('Position',[203.125 -453.125 15.625 15.625], 'FaceColor',[0 0 0]);
rectangle('Position',[187.5 -468.75 15.625 15.625], 'FaceColor',[1 1 1]);
rectangle('Position',[203.125 -468.75 15.625 15.625], 'FaceColor',[1 1 1]);
rectangle('Position',[218.75 -453.125 15.625 15.625], 'FaceColor',[0 0 0]);
rectangle('Position',[234.375 -453.125 15.625 15.625], 'FaceColor',[1 1 1]);
rectangle('Position',[218.75 -468.75 15.625 15.625], 'FaceColor',[1 1 1]);
rectangle('Position',[234.375 -468.75 15.625 15.625], 'FaceColor',[1 1 1]);
rectangle('Position',[187.5 -484.375 15.625 15.625], 'FaceColor',[1 1 1]);
rectangle('Position',[203.125 -484.375 15.625 15.625], 'FaceColor',[1 1 1]);
rectangle('Position',[187.5 -500 15.625 15.625], 'FaceColor',[0 0 0]);
rectangle('Position',[203.125 -500 15.625 15.625], 'FaceColor',[0 0 0]);
rectangle('Position',[218.75 -484.375 15.625 15.625], 'FaceColor',[1 1 1]);
rectangle('Position',[234.375 -484.375 15.625 15.625], 'FaceColor',[1 1 1]);
rectangle('Position',[218.75 -500 15.625 15.625], 'FaceColor',[0 0 0]);
rectangle('Position',[234.375 -500 15.625 15.625], 'FaceColor',[0 0 0]);
rectangle('Position',[281.25 -265.625 15.625 15.625], 'FaceColor',[0 0 0]);
rectangle('Position',[296.875 -265.625 15.625 15.625], 'FaceColor',[0 0 0]);
rectangle('Position',[281.25 -281.25 15.625 15.625], 'FaceColor',[0 0 0]);
rectangle('Position',[296.875 -281.25 15.625 15.625], 'FaceColor',[1 1 1]);
rectangle('Position',[281.25 -296.875 15.625 15.625], 'FaceColor',[0 0 0]);
rectangle('Position',[296.875 -296.875 15.625 15.625], 'FaceColor',[1 1 1]);
rectangle('Position',[281.25 -312.5 15.625 15.625], 'FaceColor',[0 0 0]);
rectangle('Position',[296.875 -312.5 15.625 15.625], 'FaceColor',[1 1 1]);
rectangle('Position',[312.5 -265.625 15.625 15.625], 'FaceColor',[0 0 0]);
rectangle('Position',[328.125 -265.625 15.625 15.625], 'FaceColor',[1 1 1]);
rectangle('Position',[312.5 -281.25 15.625 15.625], 'FaceColor',[1 1 1]);
rectangle('Position',[328.125 -281.25 15.625 15.625], 'FaceColor',[1 1 1]);
rectangle('Position',[250 -328.125 15.625 15.625], 'FaceColor',[0 0 0]);
rectangle('Position',[265.625 -328.125 15.625 15.625], 'FaceColor',[0 0 0]);
rectangle('Position',[250 -343.75 15.625 15.625], 'FaceColor',[1 1 1]);
rectangle('Position',[265.625 -343.75 15.625 15.625], 'FaceColor',[1 1 1]);
rectangle('Position',[281.25 -328.125 15.625 15.625], 'FaceColor',[0 0 0]);
rectangle('Position',[296.875 -328.125 15.625 15.625], 'FaceColor',[1 1 1]);
rectangle('Position',[281.25 -343.75 15.625 15.625], 'FaceColor',[1 1 1]);
rectangle('Position',[296.875 -343.75 15.625 15.625], 'FaceColor',[1 1 1]);
rectangle('Position',[437.5 -265.625 15.625 15.625], 'FaceColor',[1 1 1]);
rectangle('Position',[453.125 -265.625 15.625 15.625], 'FaceColor',[0 0 0]);
rectangle('Position',[437.5 -281.25 15.625 15.625], 'FaceColor',[1 1 1]);
rectangle('Position',[453.125 -281.25 15.625 15.625], 'FaceColor',[0 0 0]);
rectangle('Position',[468.75 -296.875 15.625 15.625], 'FaceColor',[1 1 1]);
rectangle('Position',[484.375 -296.875 15.625 15.625], 'FaceColor',[0 0 0]);
rectangle('Position',[468.75 -312.5 15.625 15.625], 'FaceColor',[1 1 1]);
rectangle('Position',[484.375 -312.5 15.625 15.625], 'FaceColor',[0 0 0]);
rectangle('Position',[468.75 -328.125 15.625 15.625], 'FaceColor',[1 1 1]);
rectangle('Position',[484.375 -328.125 15.625 15.625], 'FaceColor',[0 0 0]);
rectangle('Position',[468.75 -343.75 15.625 15.625], 'FaceColor',[1 1 1]);
rectangle('Position',[484.375 -343.75 15.625 15.625], 'FaceColor',[0 0 0]);
rectangle('Position',[250 -390.625 15.625 15.625], 'FaceColor',[0 0 0]);
rectangle('Position',[265.625 -390.625 15.625 15.625], 'FaceColor',[0 0 0]);
rectangle('Position',[250 -406.25 15.625 15.625], 'FaceColor',[1 1 1]);
rectangle('Position',[265.625 -406.25 15.625 15.625], 'FaceColor',[0 0 0]);
rectangle('Position',[250 -421.875 15.625 15.625], 'FaceColor',[1 1 1]);
rectangle('Position',[265.625 -421.875 15.625 15.625], 'FaceColor',[0 0 0]);
rectangle('Position',[250 -437.5 15.625 15.625], 'FaceColor',[1 1 1]);
rectangle('Position',[265.625 -437.5 15.625 15.625], 'FaceColor',[0 0 0]);
rectangle('Position',[312.5 -421.875 15.625 15.625], 'FaceColor',[1 1 1]);
rectangle('Position',[328.125 -421.875 15.625 15.625], 'FaceColor',[1 1 1]);
rectangle('Position',[312.5 -437.5 15.625 15.625], 'FaceColor',[0 0 0]);
rectangle('Position',[328.125 -437.5 15.625 15.625], 'FaceColor',[0 0 0]);
rectangle('Position',[343.75 -421.875 15.625 15.625], 'FaceColor',[1 1 1]);
rectangle('Position',[359.375 -421.875 15.625 15.625], 'FaceColor',[1 1 1]);
rectangle('Position',[343.75 -437.5 15.625 15.625], 'FaceColor',[0 0 0]);
rectangle('Position',[359.375 -437.5 15.625 15.625], 'FaceColor',[1 1 1]);
rectangle('Position',[250 -453.125 15.625 15.625], 'FaceColor',[1 1 1]);
rectangle('Position',[265.625 -453.125 15.625 15.625], 'FaceColor',[0 0 0]);
rectangle('Position',[250 -468.75 15.625 15.625], 'FaceColor',[1 1 1]);
rectangle('Position',[265.625 -468.75 15.625 15.625], 'FaceColor',[0 0 0]);
rectangle('Position',[250 -484.375 15.625 15.625], 'FaceColor',[1 1 1]);
rectangle('Position',[265.625 -484.375 15.625 15.625], 'FaceColor',[0 0 0]);
rectangle('Position',[250 -500 15.625 15.625], 'FaceColor',[0 0 0]);
rectangle('Position',[265.625 -500 15.625 15.625], 'FaceColor',[0 0 0]);
rectangle('Position',[312.5 -453.125 15.625 15.625], 'FaceColor',[0 0 0]);
rectangle('Position',[328.125 -453.125 15.625 15.625], 'FaceColor',[0 0 0]);
rectangle('Position',[312.5 -468.75 15.625 15.625], 'FaceColor',[1 1 1]);
rectangle('Position',[328.125 -468.75 15.625 15.625], 'FaceColor',[1 1 1]);
rectangle('Position',[343.75 -453.125 15.625 15.625], 'FaceColor',[0 0 0]);
rectangle('Position',[359.375 -453.125 15.625 15.625], 'FaceColor',[1 1 1]);
rectangle('Position',[343.75 -468.75 15.625 15.625], 'FaceColor',[1 1 1]);
rectangle('Position',[359.375 -468.75 15.625 15.625], 'FaceColor',[1 1 1]);
rectangle('Position',[312.5 -484.375 15.625 15.625], 'FaceColor',[1 1 1]);
rectangle('Position',[328.125 -484.375 15.625 15.625], 'FaceColor',[1 1 1]);
rectangle('Position',[312.5 -500 15.625 15.625], 'FaceColor',[0 0 0]);
rectangle('Position',[328.125 -500 15.625 15.625], 'FaceColor',[0 0 0]);
rectangle('Position',[343.75 -484.375 15.625 15.625], 'FaceColor',[1 1 1]);
rectangle('Position',[359.375 -484.375 15.625 15.625], 'FaceColor',[1 1 1]);
rectangle('Position',[343.75 -500 15.625 15.625], 'FaceColor',[0 0 0]);
rectangle('Position',[359.375 -500 15.625 15.625], 'FaceColor',[0 0 0]);
rectangle('Position',[375 -390.625 15.625 15.625], 'FaceColor',[0 0 0]);
rectangle('Position',[390.625 -390.625 15.625 15.625], 'FaceColor',[0 0 0]);
rectangle('Position',[375 -406.25 15.625 15.625], 'FaceColor',[1 1 1]);
rectangle('Position',[390.625 -406.25 15.625 15.625], 'FaceColor',[1 1 1]);
rectangle('Position',[437.5 -390.625 15.625 15.625], 'FaceColor',[0 0 0]);
rectangle('Position',[453.125 -390.625 15.625 15.625], 'FaceColor',[0 0 0]);
rectangle('Position',[437.5 -406.25 15.625 15.625], 'FaceColor',[1 1 1]);
rectangle('Position',[453.125 -406.25 15.625 15.625], 'FaceColor',[1 1 1]);
rectangle('Position',[468.75 -390.625 15.625 15.625], 'FaceColor',[0 0 0]);
rectangle('Position',[484.375 -390.625 15.625 15.625], 'FaceColor',[0 0 0]);
rectangle('Position',[468.75 -406.25 15.625 15.625], 'FaceColor',[1 1 1]);
rectangle('Position',[484.375 -406.25 15.625 15.625], 'FaceColor',[0 0 0]);
rectangle('Position',[468.75 -421.875 15.625 15.625], 'FaceColor',[1 1 1]);
rectangle('Position',[484.375 -421.875 15.625 15.625], 'FaceColor',[0 0 0]);
rectangle('Position',[468.75 -437.5 15.625 15.625], 'FaceColor',[1 1 1]);
rectangle('Position',[484.375 -437.5 15.625 15.625], 'FaceColor',[0 0 0]);
rectangle('Position',[406.25 -453.125 15.625 15.625], 'FaceColor',[0 0 0]);
rectangle('Position',[421.875 -453.125 15.625 15.625], 'FaceColor',[0 0 0]);
rectangle('Position',[406.25 -468.75 15.625 15.625], 'FaceColor',[1 1 1]);
rectangle('Position',[421.875 -468.75 15.625 15.625], 'FaceColor',[1 1 1]);
rectangle('Position',[375 -484.375 15.625 15.625], 'FaceColor',[1 1 1]);
rectangle('Position',[390.625 -484.375 15.625 15.625], 'FaceColor',[1 1 1]);
rectangle('Position',[375 -500 15.625 15.625], 'FaceColor',[0 0 0]);
rectangle('Position',[390.625 -500 15.625 15.625], 'FaceColor',[0 0 0]);
rectangle('Position',[406.25 -484.375 15.625 15.625], 'FaceColor',[1 1 1]);
rectangle('Position',[421.875 -484.375 15.625 15.625], 'FaceColor',[1 1 1]);
rectangle('Position',[406.25 -500 15.625 15.625], 'FaceColor',[0 0 0]);
rectangle('Position',[421.875 -500 15.625 15.625], 'FaceColor',[0 0 0]);
rectangle('Position',[468.75 -453.125 15.625 15.625], 'FaceColor',[1 1 1]);
rectangle('Position',[484.375 -453.125 15.625 15.625], 'FaceColor',[0 0 0]);
rectangle('Position',[468.75 -468.75 15.625 15.625], 'FaceColor',[1 1 1]);
rectangle('Position',[484.375 -468.75 15.625 15.625], 'FaceColor',[0 0 0]);
rectangle('Position',[437.5 -484.375 15.625 15.625], 'FaceColor',[1 1 1]);
rectangle('Position',[453.125 -484.375 15.625 15.625], 'FaceColor',[1 1 1]);
rectangle('Position',[437.5 -500 15.625 15.625], 'FaceColor',[0 0 0]);
rectangle('Position',[453.125 -500 15.625 15.625], 'FaceColor',[0 0 0]);
rectangle('Position',[468.75 -484.375 15.625 15.625], 'FaceColor',[1 1 1]);
rectangle('Position',[484.375 -484.375 15.625 15.625], 'FaceColor',[0 0 0]);
rectangle('Position',[468.75 -500 15.625 15.625], 'FaceColor',[0 0 0]);
rectangle('Position',[484.375 -500 15.625 15.625], 'FaceColor',[0 0 0]);
X=[466.667,453.125,453.125,429.688,414.062,398.438,382.812,382.812,398.438,414.062,429.688,429.688,429.688,414.062,390.625,359.375,328.125,304.688,289.062,273.438,257.812,234.375,203.125,171.875,148.438,148.438,140.625,109.375,85.9375,70.3125,54.6875,39.0625,39.0625,54.6875,54.6875,54.6875,54.6875,54.6875,46.875,39.0625,39.0625,46.875,33.3333];
Y=[-33.3333,-46.875,-78.125,-101.562,-101.562,-101.562,-117.188,-132.812,-148.438,-148.438,-164.062,-179.688,-195.312,-210.938,-234.375,-265.625,-296.875,-320.312,-335.938,-335.938,-335.938,-328.125,-296.875,-265.625,-242.188,-226.562,-203.125,-203.125,-226.562,-242.188,-257.812,-273.438,-289.062,-304.688,-320.312,-335.938,-351.562,-367.188,-390.625,-414.062,-429.688,-453.125,-466.667];
hold on;
plot(X,Y,'r');
legend('2149.13','Location','southoutside');
